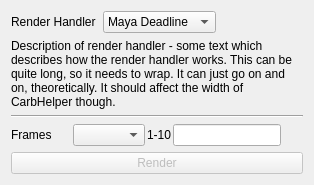
         <widget class="QWidget" name="ERenderTab">
          <attribute name="title">
           <string>Render</string>
          </attribute>
          <layout class="QGridLayout" name="gridLayout_8">
           <item row="0" column="0">
            <layout class="QVBoxLayout" name="ERenderTabLayout" stretch="0,0,0,0,1,0">
             <item>
              <layout class="QHBoxLayout" name="ERenderHandlerLayout">
               <property name="spacing">
                <number>0</number>
               </property>
               <item>
                <widget class="QLabel" name="label_9">
                 <property name="minimumSize">
                  <size>
                   <width>0</width>
                   <height>0</height>
                  </size>
                 </property>
                 <property name="maximumSize">
                  <size>
                   <width>16777215</width>
                   <height>16777215</height>
                  </size>
                 </property>
                 <property name="text">
                  <string>Render Handler  </string>
                 </property>
                </widget>
               </item>
               <item>
                <widget class="CComboBox" name="ERenderHandler">
                 <property name="sizePolicy">
                  <sizepolicy hsizetype="MinimumExpanding" vsizetype="Fixed">
                   <horstretch>0</horstretch>
                   <verstretch>0</verstretch>
                  </sizepolicy>
                 </property>
                 <property name="maximumSize">
                  <size>
                   <width>16777215</width>
                   <height>16777215</height>
                  </size>
                 </property>
                 <property name="editable">
                  <bool>false</bool>
                 </property>
                 <item>
                  <property name="text">
                   <string>Maya Deadline</string>
                  </property>
                 </item>
                 <item>
                  <property name="text">
                   <string>Maya Viewport</string>
                  </property>
                 </item>
                </widget>
               </item>
               <item>
                <spacer name="horizontalSpacer_3">
                 <property name="orientation">
                  <enum>Qt::Orientation::Horizontal</enum>
                 </property>
                 <property name="sizeType">
                  <enum>QSizePolicy::Policy::MinimumExpanding</enum>
                 </property>
                 <property name="sizeHint" stdset="0">
                  <size>
                   <width>40</width>
                   <height>20</height>
                  </size>
                 </property>
                </spacer>
               </item>
               <item>
                <widget class="QPushButton" name="ERenderHandlerIcon">
                 <property name="maximumSize">
                  <size>
                   <width>20</width>
                   <height>20</height>
                  </size>
                 </property>
                 <property name="toolTip">
                  <string>Displays icon for current render handler</string>
                 </property>
                 <property name="text">
                  <string/>
                 </property>
                 <property name="icon">
                  <iconset>
                   <normaloff>../../../../../pini-icons/icons/android_12l/icon.0008.png</normaloff>../../../../../pini-icons/icons/android_12l/icon.0008.png</iconset>
                 </property>
                 <property name="iconSize">
                  <size>
                   <width>20</width>
                   <height>20</height>
                  </size>
                 </property>
                 <property name="flat">
                  <bool>true</bool>
                 </property>
                </widget>
               </item>
              </layout>
             </item>
             <item>
              <widget class="QLabel" name="ERenderHandlerDesc">
               <property name="minimumSize">
                <size>
                 <width>0</width>
                 <height>0</height>
                </size>
               </property>
               <property name="maximumSize">
                <size>
                 <width>16777215</width>
                 <height>16777215</height>
                </size>
               </property>
               <property name="text">
                <string>Description of render handler - some text which describes how the render handler works. This can be quite long, so it needs to wrap. It can just go on and on, theoretically. It should affect the width of CarbHelper though.</string>
               </property>
               <property name="wordWrap">
                <bool>true</bool>
               </property>
              </widget>
             </item>
             <item>
              <widget class="Line" name="line">
               <property name="orientation">
                <enum>Qt::Orientation::Horizontal</enum>
               </property>
              </widget>
             </item>
             <item>
              <layout class="QHBoxLayout" name="ProfilePane_4" stretch="0,0,0,0,0">
               <property name="spacing">
                <number>2</number>
               </property>
               <item>
                <widget class="QLabel" name="ProfileLabel_7">
                 <property name="minimumSize">
                  <size>
                   <width>60</width>
                   <height>0</height>
                  </size>
                 </property>
                 <property name="maximumSize">
                  <size>
                   <width>60</width>
                   <height>16777215</height>
                  </size>
                 </property>
                 <property name="text">
                  <string>Frames</string>
                 </property>
                 <property name="alignment">
                  <set>Qt::AlignmentFlag::AlignLeading|Qt::AlignmentFlag::AlignLeft|Qt::AlignmentFlag::AlignVCenter</set>
                 </property>
                </widget>
               </item>
               <item>
                <widget class="CComboBox" name="ERenderFrames">
                 <property name="sizePolicy">
                  <sizepolicy hsizetype="MinimumExpanding" vsizetype="Fixed">
                   <horstretch>0</horstretch>
                   <verstretch>0</verstretch>
                  </sizepolicy>
                 </property>
                 <property name="maximumSize">
                  <size>
                   <width>16777215</width>
                   <height>16777215</height>
                  </size>
                 </property>
                 <property name="editable">
                  <bool>false</bool>
                 </property>
                </widget>
               </item>
               <item>
                <widget class="QLabel" name="ERenderFramesLabel">
                 <property name="sizePolicy">
                  <sizepolicy hsizetype="MinimumExpanding" vsizetype="Preferred">
                   <horstretch>0</horstretch>
                   <verstretch>0</verstretch>
                  </sizepolicy>
                 </property>
                 <property name="text">
                  <string>1-10</string>
                 </property>
                 <property name="alignment">
                  <set>Qt::AlignmentFlag::AlignLeading|Qt::AlignmentFlag::AlignLeft|Qt::AlignmentFlag::AlignVCenter</set>
                 </property>
                </widget>
               </item>
               <item>
                <widget class="QLineEdit" name="ERenderFramesText"/>
               </item>
               <item>
                <widget class="QPushButton" name="ERenderFramesReset">
                 <property name="maximumSize">
                  <size>
                   <width>20</width>
                   <height>20</height>
                  </size>
                 </property>
                 <property name="toolTip">
                  <string>Reread render frames</string>
                 </property>
                 <property name="text">
                  <string/>
                 </property>
                 <property name="icon">
                  <iconset>
                   <normaloff>../../../../../pini-icons/icons/android_12l/icon.3140.png</normaloff>../../../../../pini-icons/icons/android_12l/icon.3140.png</iconset>
                 </property>
                 <property name="iconSize">
                  <size>
                   <width>20</width>
                   <height>20</height>
                  </size>
                 </property>
                 <property name="flat">
                  <bool>true</bool>
                 </property>
                </widget>
               </item>
              </layout>
             </item>
             <item>
              <layout class="QVBoxLayout" name="ERenderLayout"/>
             </item>
             <item>
              <widget class="QPushButton" name="ERender">
               <property name="enabled">
                <bool>false</bool>
               </property>
               <property name="text">
                <string>Render</string>
               </property>
              </widget>
             </item>
            </layout>
           </item>
          </layout>
         </widget>
